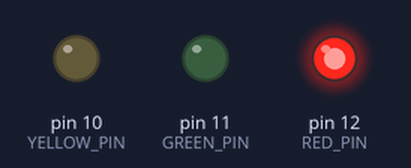
Bench run of a sketch on a simulated Arduino Uno, built with avr-gcc and run on an emulated ATmega328P. Parts: output pins drawn as LEDs (lit = HIGH).

Above: at 1.5 s.
At 4.5 s:
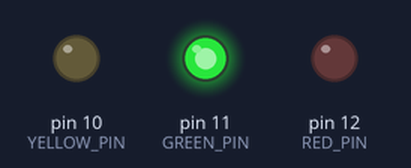
At 7.0 s:
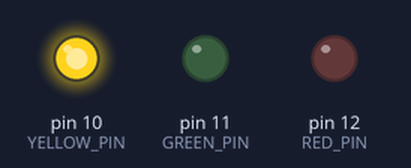
Timing chart, 0 to 10.4 s (numbered marks = the images above):
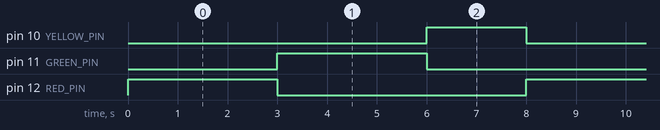

Measured:
- by itself, pin 10 (YELLOW_PIN): alternates HIGH for 2.0 s and LOW for 6.0 s
- by itself, pin 11 (GREEN_PIN), pin 12 (RED_PIN): alternates HIGH for 3.0 s and LOW for 5.0 s
- by itself, everything shown: repeats every 8.0 s, in 6 steps

The sketch:

Simple_traffic_light_system.ino
```cpp
#define POTENTIOMETER_PIN A2
#define RED_PIN 12
#define YELLOW_PIN 10
#define GREEN_PIN 11
void setup() {
  pinMode(RED_PIN, OUTPUT);
  pinMode(YELLOW_PIN, OUTPUT);
  pinMode(GREEN_PIN, OUTPUT);
}

void loop() {
  digitalWrite(RED_PIN, HIGH);
  delay(3000);
  digitalWrite(RED_PIN, LOW);
  delay(1);
  digitalWrite(GREEN_PIN, HIGH);
  delay(3000);
  digitalWrite(GREEN_PIN, LOW);
  delay(1);
  digitalWrite(YELLOW_PIN, HIGH);
  delay(2000);
  digitalWrite(YELLOW_PIN, LOW);
  delay(1);
}
```
